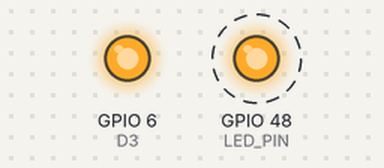
This sketch was run on a simulated ESP32-S3. Parts: output pins drawn as LEDs (lit = HIGH). Dashed ring = blinking. Pins used as bus, display or sensor lines are not drawn.

Above: at 0.5 s.
Timing chart, 0 to 13.0 s (numbered marks = the images above):
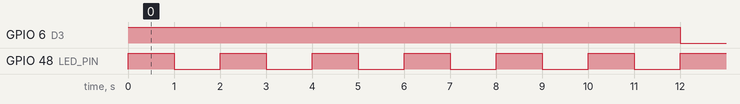

Measured:
- by itself, GPIO 6 (D3): alternates HIGH for 8.0 s and LOW for 2.0 s
- by itself, GPIO 48 (LED_PIN): alternates HIGH for 1.0 s and LOW for 1.0 s

The sketch:

lab4_main.ino
```cpp
#include <scheduler.h>
#define LED_PIN 48
#define D3 6
#define D4 7
#define D5 8
#define D6 9

int led_status = 0;
void test_blinky(){
  led_status = 1 - led_status;
  digitalWrite(LED_PIN, led_status);
}

// 0: green
// 1: yellow
// 2: red

int led_status1 = 1;
int led_status2 = 2;
int time1 = 5;
int time2 = 3;

void update_lights1() {
  time1--;
  if (time1 == 0 && led_status1 == 0) {
    digitalWrite(D3, LOW);
    digitalWrite(D4, HIGH);
    led_status1 = 1;
    time1 = 2;
  }
  if (time1 == 0 && led_status1 == 1) {
    digitalWrite(D3, HIGH);
    digitalWrite(D4, HIGH);
    led_status1 = 2;
    time1 = 5;
  }
  if (time1 == 0 && led_status1 == 2) {
    digitalWrite(D3, HIGH);
    digitalWrite(D4, LOW);
    led_status1 = 0;
    time1 = 3;
  }
}

void update_lights2() {
  time2--;
  if (time2 == 0 && led_status2 == 0) {
    digitalWrite(D5, LOW);
    digitalWrite(D6, HIGH);
    led_status2 = 1;
    time2 = 2;
  }
  if (time2 == 0 && led_status2 == 1) {
    digitalWrite(D5, HIGH);
    digitalWrite(D6, HIGH);
    led_status2 = 2;
    time2 = 5;
  }
  if (time2 == 0 && led_status2 == 2) {
    digitalWrite(D5, HIGH);
    digitalWrite(D6, LOW);
    led_status2 = 0;
    time2 = 3;
  }
}

void TIMER_ISR(void *pvParameters) {

  while(1) {
    SCH_Update();
    vTaskDelay(10);
  }
}

void setup() {
  // put your setup code here, to run once:
  pinMode(LED_PIN, OUTPUT);
  pinMode(D3, OUTPUT);
  pinMode(D4, OUTPUT);
  pinMode(D5, OUTPUT);
  pinMode(D6, OUTPUT);
  digitalWrite(D3, HIGH);
  digitalWrite(D4, HIGH);
  digitalWrite(D5, HIGH);
  digitalWrite(D6, LOW);

  xTaskCreate(TIMER_ISR, "TIMER_ISR", 2048, NULL, 2, NULL);

  SCH_Init();
  SCH_Add_Task(test_blinky, 0, 100);
  SCH_Add_Task(update_lights1, 0, 100);
  SCH_Add_Task(update_lights2, 200, 100);
}

void loop() {
  SCH_Dispatch_Tasks();
}
```

scheduler.c
```cpp
#include "Arduino.h"
#include "scheduler.h"

#ifdef __cplusplus
extern "C" {
#endif

#define INTERRUPT_CYCLE			10 // 10 milliseconds
#define PRESCALER				64
#define COUNTER_START 			65536 - INTERRUPT_CYCLE * 1000 * 16 / 64	// 16M is Core Clock

typedef struct {
	void ( * pTask)(void);
	uint32_t Delay;
	uint32_t Period;
	uint8_t RunMe;
	uint32_t TaskID;
} sTask;

// The array of tasks
static sTask SCH_tasks_G[SCH_MAX_TASKS];
static uint8_t array_Of_Task_ID[SCH_MAX_TASKS];
static uint32_t newTaskID = 0;
static uint32_t rearQueue = 0;
static uint32_t count_SCH_Update = 0;


static uint32_t Get_New_Task_ID(void);
static void TIMER_Init();

//Hardware timer handler
hw_timer_t *Timer0_Cfg = NULL;


void SCH_Init(void){
	//TIMER_Init();

}

void SCH_Update(void){
	// Check if there is a task at this location
	count_SCH_Update ++;
	if (SCH_tasks_G[0].pTask && SCH_tasks_G[0].RunMe == 0) {
		if(SCH_tasks_G[0].Delay > 0){
			SCH_tasks_G[0].Delay = SCH_tasks_G[0].Delay - 1;
		}
		if (SCH_tasks_G[0].Delay == 0) {
			SCH_tasks_G[0].RunMe = 1;
		}
	}
}
uint32_t SCH_Add_Task(void (* pFunction)(), uint32_t DELAY, uint32_t PERIOD){
	uint8_t newTaskIndex = 0;
	uint32_t sumDelay = 0;
	uint32_t newDelay = 0;

	for(newTaskIndex = 0; newTaskIndex < SCH_MAX_TASKS; newTaskIndex ++){
		sumDelay = sumDelay + SCH_tasks_G[newTaskIndex].Delay;
		if(sumDelay > DELAY){
			newDelay = DELAY - (sumDelay - SCH_tasks_G[newTaskIndex].Delay);
			SCH_tasks_G[newTaskIndex].Delay = sumDelay - DELAY;
			for(uint8_t i = SCH_MAX_TASKS - 1; i > newTaskIndex; i --){
//				if(SCH_tasks_G[i - 1].pTask != 0)
				{
					SCH_tasks_G[i].pTask = SCH_tasks_G[i - 1].pTask;
					SCH_tasks_G[i].Period = SCH_tasks_G[i - 1].Period;
					SCH_tasks_G[i].Delay = SCH_tasks_G[i - 1].Delay;
//					SCH_tasks_G[i].RunMe = SCH_tasks_G[i - 1].RunMe;
					SCH_tasks_G[i].TaskID = SCH_tasks_G[i - 1].TaskID;
				}
			}
			SCH_tasks_G[newTaskIndex].pTask = pFunction;
			SCH_tasks_G[newTaskIndex].Delay = newDelay;
			SCH_tasks_G[newTaskIndex].Period = PERIOD;
			if(SCH_tasks_G[newTaskIndex].Delay == 0){
				SCH_tasks_G[newTaskIndex].RunMe = 1;
			} else {
				SCH_tasks_G[newTaskIndex].RunMe = 0;
			}
			SCH_tasks_G[newTaskIndex].TaskID = Get_New_Task_ID();
			return SCH_tasks_G[newTaskIndex].TaskID;
		} else {
			if(SCH_tasks_G[newTaskIndex].pTask == 0x0000){
				SCH_tasks_G[newTaskIndex].pTask = pFunction;
				SCH_tasks_G[newTaskIndex].Delay = DELAY - sumDelay;
				SCH_tasks_G[newTaskIndex].Period = PERIOD;
				if(SCH_tasks_G[newTaskIndex].Delay == 0){
					SCH_tasks_G[newTaskIndex].RunMe = 1;
				} else {
					SCH_tasks_G[newTaskIndex].RunMe = 0;
				}
				SCH_tasks_G[newTaskIndex].TaskID = Get_New_Task_ID();
				return SCH_tasks_G[newTaskIndex].TaskID;
			}
		}
	}
	return SCH_tasks_G[newTaskIndex].TaskID;
}


uint8_t SCH_Delete_Task(uint32_t taskID){
	uint8_t Return_code  = 0;
	uint8_t taskIndex;
	uint8_t j;
	if(taskID != NO_TASK_ID){
		for(taskIndex = 0; taskIndex < SCH_MAX_TASKS; taskIndex ++){
			if(SCH_tasks_G[taskIndex].TaskID == taskID){
				Return_code = 1;
				if(taskIndex != 0 && taskIndex < SCH_MAX_TASKS - 1){
					if(SCH_tasks_G[taskIndex+1].pTask != 0x0000){
						SCH_tasks_G[taskIndex+1].Delay += SCH_tasks_G[taskIndex].Delay;
					}
				}

				for( j = taskIndex; j < SCH_MAX_TASKS - 1; j ++){
					SCH_tasks_G[j].pTask = SCH_tasks_G[j+1].pTask;
					SCH_tasks_G[j].Period = SCH_tasks_G[j+1].Period;
					SCH_tasks_G[j].Delay = SCH_tasks_G[j+1].Delay;
					SCH_tasks_G[j].RunMe = SCH_tasks_G[j+1].RunMe;
					SCH_tasks_G[j].TaskID = SCH_tasks_G[j+1].TaskID;
				}
				SCH_tasks_G[j].pTask = 0;
				SCH_tasks_G[j].Period = 0;
				SCH_tasks_G[j].Delay = 0;
				SCH_tasks_G[j].RunMe = 0;
				SCH_tasks_G[j].TaskID = 0;
				return Return_code;
			}
		}
	}
	return Return_code; // return status
}

void SCH_Dispatch_Tasks(void){
	if(SCH_tasks_G[0].RunMe > 0) {
		(*SCH_tasks_G[0].pTask)(); // Run the task
		SCH_tasks_G[0].RunMe = 0; // Reset / reduce RunMe flag
		sTask temtask = SCH_tasks_G[0];
		SCH_Delete_Task(temtask.TaskID);
		if (temtask.Period != 0) {
			SCH_Add_Task(temtask.pTask, temtask.Period, temtask.Period);
		}
	}
}

static uint32_t Get_New_Task_ID(void){
	newTaskID++;
	if(newTaskID == NO_TASK_ID){
		newTaskID++;
	}
	return newTaskID;
}

void IRAM_ATTR Timer0_ISR()
{
    SCH_Update();
}

void static TIMER_Init(){

}


#ifdef __cplusplus
}
#endif
```

scheduler.h
```cpp
#ifndef APP_SCHEDULER_H_
#define APP_SCHEDULER_H_

#include "stdint.h"


#define SCH_MAX_TASKS 			40
#define	NO_TASK_ID				0

#ifdef __cplusplus
extern "C" {
#endif

    void SCH_Init(void);
    void SCH_Update(void);
    uint32_t SCH_Add_Task(void (*p_function)(), uint32_t DELAY, uint32_t PERIOD);
    void SCH_Dispatch_Tasks(void);
    uint8_t SCH_Delete_Task(uint32_t TASK_ID);

#ifdef __cplusplus
}
#endif
#endif /* APP_SCHEDULER_H_ */
```
